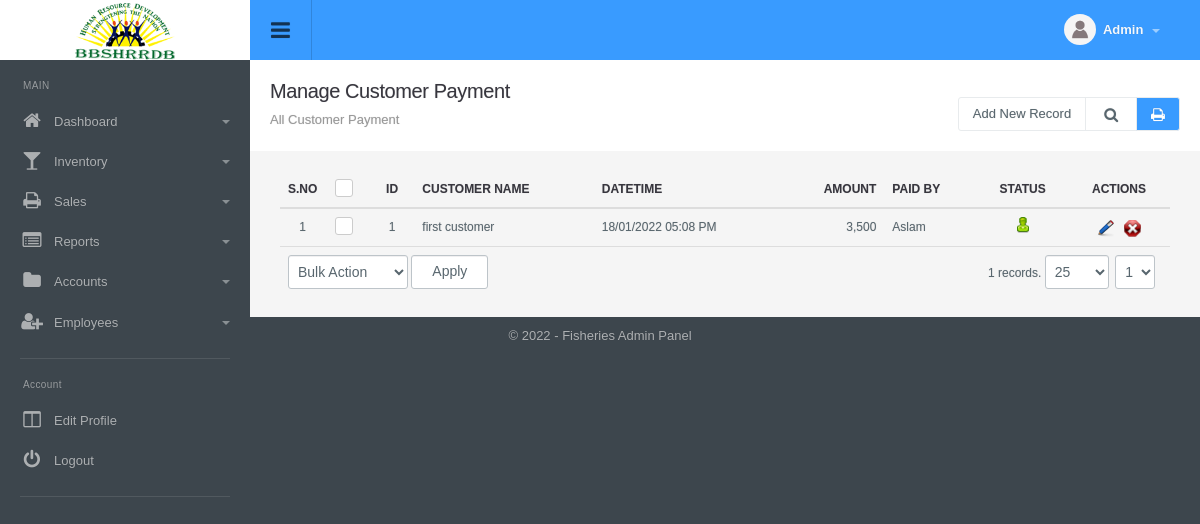
Screenshot of /customer_payment_manage.php (signed in) with the database file from the repository.
### tables this page shows
CREATE TABLE `config_variable` (
  `id` int(11) NOT NULL,
  `config_type_id` int(11) NOT NULL,
  `title` varchar(512) NOT NULL,
  `notes` varchar(512) NOT NULL,
  `type` varchar(200) NOT NULL,
  `default_values` text NOT NULL,
  `key` varchar(200) NOT NULL,
  `value` text NOT NULL,
  `sortorder` int(11) NOT NULL
);

CREATE TABLE `menu` (
  `id` int(11) NOT NULL,
  `title` varchar(100) NOT NULL,
  `url` varchar(100) NOT NULL,
  `parent_id` int(11) NOT NULL,
  `depth` int(1) NOT NULL,
  `sortorder` int(11) NOT NULL,
  `icon` varchar(200) NOT NULL,
  `small_icon` varchar(200) NOT NULL
);

CREATE TABLE `customer_payment` (
  `id` int(11) NOT NULL,
  `customer_id` int(11) NOT NULL,
  `datetime_added` datetime NOT NULL,
  `amount` decimal(10,2) NOT NULL,
  `type` int(1) NOT NULL DEFAULT '0',
  `account_id` int(11) NOT NULL,
  `details` varchar(1000) NOT NULL,
  `payment_image` varchar(100) DEFAULT NULL,
  `status` int(1) NOT NULL DEFAULT '1',
  `ts` timestamp NOT NULL DEFAULT CURRENT_TIMESTAMP ON UPDATE CURRENT_TIMESTAMP
);

CREATE TABLE `customer` (
  `id` int(11) NOT NULL,
  `customer_name` varchar(100) NOT NULL,
  `phone` varchar(50) NOT NULL,
  `address` text NOT NULL,
  `balance` int(11) NOT NULL,
  `status` int(1) NOT NULL DEFAULT '1',
  `ts` timestamp NOT NULL DEFAULT CURRENT_TIMESTAMP
);

CREATE TABLE `account` (
  `id` int(11) NOT NULL,
  `title` varchar(50) NOT NULL,
  `type` int(11) NOT NULL,
  `description` varchar(1000) DEFAULT NULL,
  `balance` decimal(10,2) NOT NULL,
  `is_petty_cash` int(1) NOT NULL DEFAULT '0',
  `status` int(11) NOT NULL DEFAULT '1',
  `ts` timestamp NOT NULL DEFAULT CURRENT_TIMESTAMP ON UPDATE CURRENT_TIMESTAMP
);

### include/utility.php (called while the page is built, shortened)
<?php
function get_config($var){
	global $dblink;
	$sql="select value from config_variable where `key`='".slash($var)."'";
	$resConfig=doquery($sql,$dblink);
	if(numrows($resConfig)>0){
		while($rowConfig=dofetch($resConfig))
			return unslash($rowConfig["value"]);
	}
}
$site_title=get_config("site_title");
$file_upload_root="./uploads/";
function slash($str){
	if(!is_array($str))
		return utf8_encode(addslashes($str));
	else{
		for($i=0; $i<count($str); $i++)
			$str[$i]=slash($str[$i]);
		return $str;
	}
}
function unslash($str){
	return stripslashes(utf8_decode($str));
	}
function datetime_convert($date_added){
	return date("d/m/Y h:i A", strtotime($date_added));
}
function get_field($table_id, $table, $field_name='title'){
 	global $dblink;
 	$rs=doquery("select ".$field_name." from $table where id='".$table_id."'", $dblink);
 	if(numrows($rs)>0){
 		$r=dofetch($rs);
 		return unslash($r[$field_name]);
 	}
}
function curr_format($amount){
	return ($amount<0?'(':'').number_format(abs($amount), 0, '.',',').($amount<0?')':'');
}

### include/db.php (called while the page is built, shortened)
<?php
function doquery($qr,$lnk){
	@$res=mysqli_query($lnk,$qr) or die($qr." - ".mysqli_error($lnk));
	return $res;
}
function dofetch($rs){
	@$rec=mysqli_fetch_array($rs);
	return $rec;
}
function numrows($rs){
	return mysqli_num_rows($rs);
}

### modules/customer_payment/list.php (the view, shortened to what this page needs)
<div class="page-header">
	<h1 class="title">Manage Customer Payment</h1>
  	<ol class="breadcrumb">
    	<li class="active">All Customer Payment</li>
  	</ol>
  	<div class="right">
    	<div class="btn-group" role="group" aria-label="...">
        	<a href="customer_payment_manage.php?tab=add" class="btn btn-light editproject">Add New Record</a> <a id="topstats" class="btn btn-light" href="#"><i class="fa fa-search"></i></a>
            <a class="btn print-btn" href="customer_payment_manage.php?tab=print"><i class="fa fa-print" aria-hidden="true"></i></a>
        </div>
  	</div>
</div>
<div class="panel-body table-responsive">
	<table class="table table-hover list">
    	<thead>
            <tr>
                <th width="5%" class="text-center">S.no</th>
                <th class="text-center" width="5%"><div class="checkbox checkbox-primary">
                    <label for="select_all"></label></div></th>
                <th width="5%" class="text-center">ID</th>
                <th>Customer Name</th>
                <th>Datetime</th>
                <th class="text-right">Amount</th>
                <th>Paid By</th>
                <th class="text-center">Status</th>
                <th class="text-center">Actions</th>
            </tr>
    	</thead>
    	<tbody>
			<?php
            $sql="select a.*, b.customer_name from customer_payment a inner join customer b on a.customer_id = b.id where 1 ".$extra." order by datetime_added desc";
            $rs=show_page($rows, $pageNum, $sql);
            if(numrows($rs)>0){
                $sn=1;
                while($r=dofetch($rs)){
                    ?>
                    <tr>
                        <td class="text-center"><?php echo $sn;?></td>
                        <td class="text-center"><div class="checkbox margin-t-0 checkbox-primary">
                            <label for="<?php echo "rec_".$sn?>"></label></div>
                        </td>
                        <td class="text-center"><?php echo $r["id"]?></td>
                        <td><?php echo unslash( $r[ "customer_name" ] );?></td>
                        <td><?php echo datetime_convert($r["datetime_added"]); ?></td>
                        <td class="text-right"><?php echo curr_format(unslash($r["amount"])); ?></td>
                        <td><?php echo get_field( unslash($r["account_id"]), "account", "title" ); ?></td>
                        <td class="text-center"><a href="customer_payment_manage.php?id=<?php echo $r['id'];?>&tab=status&s=<?php echo ($r["status"]==0)?1:0;?>">
                            <?php
                            if($r["status"]==0){
                                ?>
                                <img src="images/offstatus.png" alt="Off" title="Set Status On">
                                <?php
                            }
                            else{
                                ?>
                                <img src="images/onstatus.png" alt="On" title="Set Status Off">
                                <?php
                            }
                            ?>
                        </a></td>
                        <td class="text-center">
                            <a href="customer_payment_manage.php?tab=edit&id=<?php echo $r['id'];?>"><img title="Edit Record" alt="Edit" src="images/edit.png"></a>&nbsp;&nbsp;
                            <a onclick="return confirm('Are you sure you want to delete')" href="customer_payment_manage.php?id=<?php echo $r['id'];?>&amp;tab=delete"><img title="Delete Record" alt="Delete" src="images/delete.png"></a>
                        </td>
                    </tr>
                    <?php
                    $sn++;
                }
                ?>
                <tr>
                    <td colspan="5" class="actions">
                        <select name="bulk_action" id="bulk_action" title="Choose Action">
                            <option value="null">Bulk Action</option>
                        </select>
                        <input type="button" name="apply" value="Apply" id="apply_bulk_action" class="btn btn-light" title="Apply Action"  />
                    </td>
                    <td colspan="4" class="paging" title="Paging" align="right"><?php echo pages_list($rows, "customer_payment", $sql, $pageNum)?></td>
                </tr>
                <?php
            }
            else{
                ?>
                <tr>
                    <td colspan="9"  class="no-record">No Result Found</td>
                </tr>
                <?php
            }
            ?>
    	</tbody>
  	</table>
</div>

### include/header.php (shortened to what this page needs)
<!DOCTYPE html PUBLIC "-//W3C//DTD XHTML 1.0 Transitional//EN" "http://www.w3.org/TR/xhtml1/DTD/xhtml1-transitional.dtd">
<html xmlns="http://www.w3.org/1999/xhtml">
<head>
<link type="text/css" rel="stylesheet" href="css/font-awesome.min.css" />
<link type="text/css" rel="stylesheet" href="css/font-awesome.css" />
<link type="text/css" rel="stylesheet"  href="css/bootstrap.css" />
<link rel="stylesheet" href="css/bootstrap-datetimepicker.min.css" />
<link type="text/css" rel="stylesheet"  href="css/awesome-bootstrap-checkbox.css" />
<link href="css/general.css" type="text/css" rel="stylesheet" />
<link type="text/css" rel="stylesheet"  href="css/style.css" />
</head>
<body>
	<div id="wrapper" class="round_corners">
    	<div id="top" class="clearfix">
            <div class="applogo">
                <a href="index.php" class="logo"><?php $admin_logo=get_config("admin_logo"); if(empty($admin_logo)) echo $site_title; else { ?><img src="<?php echo $file_upload_root;?>config/<?php echo $admin_logo?>" /><?php }?></a>
            </div>
            <a class="sidebar-open-button" href="#"><i class="fa fa-bars"></i></a>
            <ul class="top-right">
            	<li class="dropdown link">
                	<a class="dropdown-toggle profilebox" data-toggle="dropdown" href="#">
                    	<img alt="img" src="images/profileimg-default.png">
                        <b><?php echo ucfirst((isset($_SESSION["logged_in_admin"]) && $_SESSION["logged_in_admin"]!="")?$_SESSION["logged_in_admin"]["name"]:"Guest");?></b>
                        <span class="caret"></span>
                    </a>
                </li>
           </ul>
        </div>
        <div class="sidebar clearfix">
       		<ul class="sidebar-panel nav">
  				<li class="sidetitle">MAIN</li>
				<?php
					$parents=doquery("select * from menu where parent_id=0 order by sortorder",$dblink);
					if(numrows($parents)>0){
						while($parent=dofetch($parents)){
						?>
						<li>
                        	<a href="<?php echo unslash($parent["url"])?>"><span class="icon color5"><i class="fa fa-<?php echo unslash($parent["small_icon"])?>"></i></span><?php echo unslash($parent["title"])?>
							<?php
								$submenus=doquery("select * from menu where parent_id='".$parent["id"]."' order by sortorder",$dblink);
								if(numrows($submenus)>0){
									?>
                                <span class="caret"></span></a>
                                <?php
                            }
							else{
								echo "</a>";
							}
							?>
						</li>
						<?php
					}
				}
				?>
         	</ul>
            <ul class="sidebar-panel nav">
                <li class="sidetitle">Account</li>
                <li><a href="admin_manage.php?tab=edit&id=<?php echo $_SESSION["logged_in_admin"]["id"]?>"><span class="icon color15"><i class="fa fa-columns"></i></span>Edit Profile</a></li>
                <li><a href="logout.php"><span class="icon color12"><i class="fa falist fa-power-off"></i></span>Logout</a></li>
            </ul>
	    </div>
		<div class="content">

### include/footer.php (shortened to what this page needs)
<div id="footer" class="bottom_round_corners">
	<div id="footer_content">
    	<address>&copy; <?php echo date("Y");?> - <?php echo $site_title; ?> Admin Panel</address>
    </div>
</div>
<link href="js/fancybox/jquery.fancybox.css" rel="stylesheet" type="text/css" />
<link href="js/chosen/chosen.css" rel="stylesheet" type="text/css" />
<?php include("include/upload_center.php");?>
</body>
</html>

### rows the page displays
config_variable: value (picture)
menu: title "Dashboard"
menu: title "Inventory"
menu: title "Sales"
menu: title "Reports"
menu: title "Accounts"
menu: title "Employees"
customer_payment: id "1", customer.customer_name "first customer", datetime_added "18/01/2022 05:08 PM", amount "3,500", account.title "Aslam", status 1 (drawn)
config_variable: value "Fisheries"

### other values shown
pages_list($rows, "customer_payment", $sql, $pageNum) "1 records."
form field page "1"
